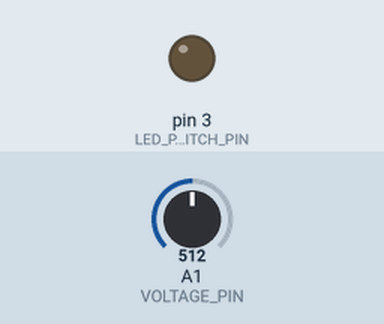
Simulated run of this sketch. Board: Arduino Uno, built with avr-gcc and run on an emulated ATmega328P. Parts: output pins drawn as LEDs (lit = HIGH). Inputs (shaded band) come from the test bench; at power-on: A1 (VOLTAGE_PIN) = 512.

Above: at 1.2 s.
1.3 s: A1 (VOLTAGE_PIN) set to 375
2.8 s: A1 (VOLTAGE_PIN) set to 347
At 4.3 s:
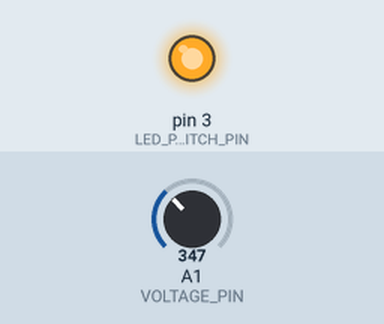
4.6 s: A1 (VOLTAGE_PIN) set to 449
6.1 s: A1 (VOLTAGE_PIN) set to 479
At 7.4 s:
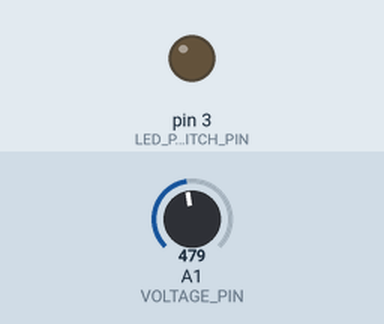
7.7 s: A1 (VOLTAGE_PIN) set to 306
At 8.8 s:
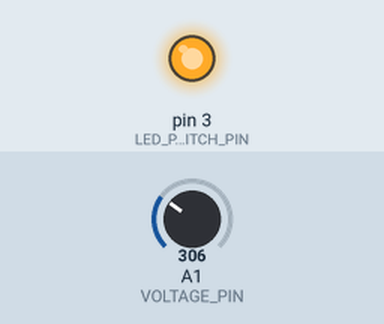
Timing chart, 0 to 10.3 s (numbered marks = the images above; inputs shaded):
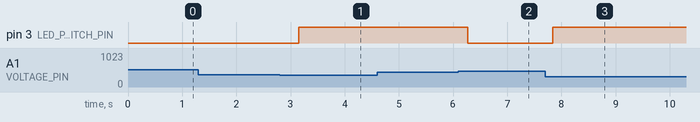

The sketch:

VoltageDivider.ino
```cpp
#include <avr/sleep.h>
#include <avr/wdt.h>

#define VOLTAGE_PIN             A1  // PB2
#define LED_POWER_SWITCH_PIN    3   // PB3

#define VOLTAGE_LOWER_THRESHOLD 3.50  // Threshold LEDs on
#define VOLTAGE_UPPER_THRESHOLD 4.50  // Threshold LEDs off

const float r1 = 10000.0;             // Voltage divider resistor 1 value, in Ohm
const float r2 = 10000.0;             // Voltage divider resistor 1 value, in Ohm
constexpr float referenceVoltage = 5.0;
constexpr float dividerFactor = referenceVoltage / 1023.0;  // ADC scale factor

bool outputState = false;  // Track current output state

void setup() {
  pinMode(LED_POWER_SWITCH_PIN, OUTPUT);
  digitalWrite(LED_POWER_SWITCH_PIN, LOW);
}

void loop()
{
  performAndHandleVoltageRead();
  delay(500);
}

void performAndHandleVoltageRead() {
  float solarVoltage = readSolarVoltage();

  if (solarVoltage < VOLTAGE_LOWER_THRESHOLD) {
    if (!outputState) {
      outputState = true;
      digitalWrite(LED_POWER_SWITCH_PIN, HIGH);
    }
  } else if (outputState && solarVoltage > VOLTAGE_UPPER_THRESHOLD) {
    outputState = false;
    digitalWrite(LED_POWER_SWITCH_PIN, LOW);
  }

}

float readSolarVoltage() {
  long sum = 0;
  for (int i = 0; i < 10; i++)
  {
    sum += analogRead(VOLTAGE_PIN);
    delay(2);
  }

  float averagRaw = sum / 10.0;
  float voltageAtPin = averagRaw * dividerFactor;
  float solarVoltage = voltageAtPin * ((r1 + r2) / r2);

  return solarVoltage;
}
```

Measured:
- the behaviour switches between 359 and 358 on A1 (VOLTAGE_PIN) (found by bisection; images 0 and 1)
- the behaviour switches between 460 and 461 on A1 (VOLTAGE_PIN) (found by bisection; images 1 and 2)
- after the input at 1.3 s, every drawn part: stays the same
- after the input at 2.8 s, pin 3 (LED_POWER_SWITCH_PIN): LOW → HIGH after 0.35 s
- after the input at 4.6 s, every drawn part: stays the same
- after the input at 6.1 s, pin 3 (LED_POWER_SWITCH_PIN): HIGH → LOW after 0.18 s
- after the input at 7.7 s, pin 3 (LED_POWER_SWITCH_PIN): LOW → HIGH after 0.14 s
